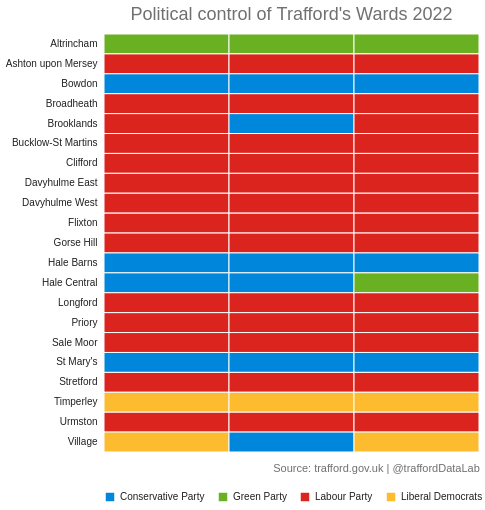

The specification (Vega-Lite) saved for this image:
### Vega-Lite specification from a JSON file in a GitHub repository (floating-point values rounded to 4 significant figures)
{"$schema": "https://vega.github.io/schema/vega-lite/v5.json", "description": "Visualisation showing the party represented by the three councillors in each of Trafford's wards", "autosize": {"type": "fit"}, "width": 475, "height": 500, "title": {"text": "Political control of Trafford's Wards 2022", "offset": 10, "font": "sans-serif", "fontWeight": 400, "fontSize": 18, "color": "#707070"}, "data": {"values": [{"ward": "Altrincham", "councillor_name": "WELTON, Michael John", "councillor_party": "Green Party", "councillor_party_label": "Green Party", "elected_year": "2019", "elected_ordinal": "1"}, {"ward": "Altrincham", "councillor_name": "COGGINS, Geraldine Philomena", "councillor_party": "Green Party", "councillor_party_label": "Green Party", "elected_year": "2021", "elected_ordinal": "2"}, {"ward": "Altrincham", "councillor_name": "JERROME, Dan", "councillor_party": "Green Party", "councillor_party_label": "Green Party", "elected_year": "2022", "elected_ordinal": "3"}, {"ward": "Ashton upon Mersey", "councillor_name": "HARTLEY, Benjamin", "councillor_party": "Labour Party", "councillor_party_label": "Labour Party", "elected_year": "2019", "elected_ordinal": "1"}, {"ward": "Ashton upon Mersey", "councillor_name": "GILBERT, Shona Jane", "councillor_party": "Labour Party", "councillor_party_label": "Labour Party", "elected_year": "2021", "elected_ordinal": "2"}, {"ward": "Ashton upon Mersey", "councillor_name": "O'BRIEN, Tony", "councillor_party": "Labour Party", "councillor_party_label": "Labour Party", "elected_year": "2022", "elected_ordinal": "3"}, {"ward": "Bowdon", "councillor_name": "MIRZA, Mussadak", "councillor_party": "Conservative Party", "councillor_party_label": "Conservative Party", "elected_year": "2021", "elected_ordinal": "1"}, {"ward": "Bowdon", "councillor_name": "WHETTON, Michael Peter", "councillor_party": "Conservative Party", "councillor_party_label": "Conservative Party", "elected_year": "2021", "elected_ordinal": "2"}, {"ward": "Bowdon", "councillor_name": "ZHI, Shengke", "councillor_party": "Conservative Party", "councillor_party_label": "Conservative Party", "elected_year": "2022", "elected_ordinal": "3"}, {"ward": "Broadheath", "councillor_name": "CARR, Serena", "councillor_party": "Labour Party", "councillor_party_label": "Labour Party", "elected_year": "2019", "elected_ordinal": "1"}, {"ward": "Broadheath", "councillor_name": "WESTERN, Denise Ailsa", "councillor_party": "Labour Party", "councillor_party_label": "Labour Party", "elected_year": "2021", "elected_ordinal": "2"}, {"ward": "Broadheath", "councillor_name": "WHYTE, Amy Marie", "councillor_party": "Labour Party", "councillor_party_label": "Labour Party", "elected_year": "2022", "elected_ordinal": "3"}, {"ward": "Brooklands", "councillor_name": "THOMPSON, Rose", "councillor_party": "Labour Party", "councillor_party_label": "Labour Party", "elected_year": "2019", "elected_ordinal": "1"}, {"ward": "Brooklands", "councillor_name": "BOYES, Christopher John [Chris]", "councillor_party": "Conservative Party", "councillor_party_label": "Conservative Party", "elected_year": "2021", "elected_ordinal": "2"}, {"ward": "Brooklands", "councillor_name": "JONES, Will", "councillor_party": "Labour Party", "councillor_party_label": "Labour Party", "elected_year": "2022", "elected_ordinal": "3"}, {"ward": "Bucklow-St Martins", "councillor_name": "WILLIAMS, Aidan James", "councillor_party": "Labour Party", "councillor_party_label": "Labour Party", "elected_year": "2019", "elected_ordinal": "1"}, {"ward": "Bucklow-St Martins", "councillor_name": "WRIGHT, James Alexander", "councillor_party": "Labour Party", "councillor_party_label": "Labour Party", "elected_year": "2021", "elected_ordinal": "2"}, {"ward": "Bucklow-St Martins", "councillor_name": "NEW, Adele Louise", "councillor_party": "Labour Party", "councillor_party_label": "Labour and Co-operative Party", "elected_year": "2022", "elected_ordinal": "3"}, {"ward": "Clifford", "councillor_name": "AKINOLA, Akilah", "councillor_party": "Labour Party", "councillor_party_label": "Labour Party", "elected_year": "2019", "elected_ordinal": "1"}, {"ward": "Clifford", "councillor_name": "HASSAN, Waseem", "councillor_party": "Labour Party", "councillor_party_label": "Labour Party", "elected_year": "2021", "elected_ordinal": "2"}, {"ward": "Clifford", "councillor_name": "TAYLOR, Sophie Rachel", "councillor_party": "Labour Party", "councillor_party_label": "Labour Party", "elected_year": "2022", "elected_ordinal": "3"}, {"ward": "Davyhulme East", "councillor_name": "WINSTANLEY, Barry Gerard", "councillor_party": "Labour Party", "councillor_party_label": "Labour Party", "elected_year": "2019", "elected_ordinal": "1"}, {"ward": "Davyhulme East", "councillor_name": "AXFORD, Jill Margaret", "councillor_party": "Labour Party", "councillor_party_label": "Labour Party", "elected_year": "2021", "elected_ordinal": "2"}, {"ward": "Davyhulme East", "councillor_name": "PROCTER, Shirley Blair", "councillor_party": "Labour Party", "councillor_party_label": "Labour Party", "elected_year": "2022", "elected_ordinal": "3"}, {"ward": "Davyhulme West", "councillor_name": "CARTER, Karina Gay", "councillor_party": "Labour Party", "councillor_party_label": "Labour Party", "elected_year": "2019", "elected_ordinal": "1"}, {"ward": "Davyhulme West", "councillor_name": "MAITLAND, Susan Ann [Sue]", "councillor_party": "Labour Party", "councillor_party_label": "Labour Party", "elected_year": "2021", "elected_ordinal": "2"}, {"ward": "Davyhulme West", "councillor_name": "WHITHAM, Graham", "councillor_party": "Labour Party", "councillor_party_label": "Labour Party", "elected_year": "2022", "elected_ordinal": "3"}, {"ward": "Flixton", "councillor_name": "CARTER, Gerard Anthony [Ged]", "councillor_party": "Labour Party", "councillor_party_label": "Labour Party", "elected_year": "2021", "elected_ordinal": "1"}, {"ward": "Flixton", "councillor_name": "O’SULLIVAN, Dolores Catherine", "councillor_party": "Labour Party", "councillor_party_label": "Labour Party", "elected_year": "2021", "elected_ordinal": "2"}, {"ward": "Flixton", "councillor_name": "THOMAS, Simon Garfield", "councillor_party": "Labour Party", "councillor_party_label": "Labour Party", "elected_year": "2022", "elected_ordinal": "3"}, {"ward": "Gorse Hill", "councillor_name": "WALSH, Laurence James", "councillor_party": "Labour Party", "councillor_party_label": "Labour Party", "elected_year": "2021", "elected_ordinal": "1"}, {"ward": "Gorse Hill", "councillor_name": "ACTON, David", "councillor_party": "Labour Party", "councillor_party_label": "Labour Party", "elected_year": "2022", "elected_ordinal": "2"}, {"ward": "Gorse Hill", "councillor_name": "HORNBY, Fianna Frances Ritchen", "councillor_party": "Labour Party", "councillor_party_label": "Labour Party", "elected_year": "2022", "elected_ordinal": "3"}, {"ward": "Hale Barns", "councillor_name": "MORGAN, David James", "councillor_party": "Conservative Party", "councillor_party_label": "Conservative Party", "elected_year": "2019", "elected_ordinal": "1"}, {"ward": "Hale Barns", "councillor_name": "MYERS, Patrick John", "councillor_party": "Conservative Party", "councillor_party_label": "Conservative Party", "elected_year": "2021", "elected_ordinal": "2"}, {"ward": "Hale Barns", "councillor_name": "BUTT, Dylan", "councillor_party": "Conservative Party", "councillor_party_label": "Conservative Party", "elected_year": "2022", "elected_ordinal": "3"}, {"ward": "Hale Central", "councillor_name": "YOUNG, Patricia Beatrix", "councillor_party": "Conservative Party", "councillor_party_label": "Conservative Party", "elected_year": "2019", "elected_ordinal": "1"}, {"ward": "Hale Central", "councillor_name": "CHALKIN, David Nathan", "councillor_party": "Conservative Party", "councillor_party_label": "Conservative Party", "elected_year": "2021", "elected_ordinal": "2"}, {"ward": "Hale Central", "councillor_name": "LEICESTER, Jane Frances", "councillor_party": "Green Party", "councillor_party_label": "Green Party", "elected_year": "2022", "elected_ordinal": "3"}, {"ward": "Longford", "councillor_name": "HAUGHEY, Sarah Jane", "councillor_party": "Labour Party", "councillor_party_label": "Labour Party", "elected_year": "2021", "elected_ordinal": "1"}, {"ward": "Longford", "councillor_name": "LLOYD, Judith Ann", "councillor_party": "Labour Party", "councillor_party_label": "Labour Party", "elected_year": "2021", "elected_ordinal": "2"}, {"ward": "Longford", "councillor_name": "JARMAN, David Paul", "councillor_party": "Labour Party", "councillor_party_label": "Labour Party", "elected_year": "2022", "elected_ordinal": "3"}, {"ward": "Priory", "councillor_name": "WESTERN, Andrew Howard", "councillor_party": "Labour Party", "councillor_party_label": "Labour Party", "elected_year": "2019", "elected_ordinal": "1"}, {"ward": "Priory", "councillor_name": "BROTHERTON, Barry", "councillor_party": "Labour Party", "councillor_party_label": "Labour Party", "elected_year": "2021", "elected_ordinal": "2"}, {"ward": "Priory", "councillor_name": "DAGNALL, Louise Diane", "councillor_party": "Labour Party", "councillor_party_label": "Labour Party", "elected_year": "2022", "elected_ordinal": "3"}, {"ward": "Sale Moor", "councillor_name": "BENNETT, Joanne Mary", "councillor_party": "Labour Party", "councillor_party_label": "Labour and Co-operative Party", "elected_year": "2019", "elected_ordinal": "1"}, {"ward": "Sale Moor", "councillor_name": "FREEMAN, Michael Edward [Mike]", "councillor_party": "Labour Party", "councillor_party_label": "Labour Party", "elected_year": "2021", "elected_ordinal": "2"}, {"ward": "Sale Moor", "councillor_name": "PATEL, Liz", "councillor_party": "Labour Party", "councillor_party_label": "Labour Party", "elected_year": "2022", "elected_ordinal": "3"}, {"ward": "St Mary's", "councillor_name": "BUNTING, Daniel Edward", "councillor_party": "Conservative Party", "councillor_party_label": "Conservative Party", "elected_year": "2019", "elected_ordinal": "1"}, {"ward": "St Mary's", "councillor_name": "HOLDEN, John Charles", "councillor_party": "Conservative Party", "councillor_party_label": "Conservative Party", "elected_year": "2021", "elected_ordinal": "2"}, {"ward": "St Mary's", "councillor_name": "DUNCAN, Rob", "councillor_party": "Conservative Party", "councillor_party_label": "Conservative Party", "elected_year": "2022", "elected_ordinal": "3"}, {"ward": "Stretford", "councillor_name": "ADSHEAD, Stephen Anthony", "councillor_party": "Labour Party", "councillor_party_label": "Labour Party", "elected_year": "2019", "elected_ordinal": "1"}, {"ward": "Stretford", "councillor_name": "ROSS, Tom William", "councillor_party": "Labour Party", "councillor_party_label": "Labour Party", "elected_year": "2021", "elected_ordinal": "2"}, {"ward": "Stretford", "councillor_name": "SLATER, Jane Winifred", "councillor_party": "Labour Party", "councillor_party_label": "Labour Party", "elected_year": "2022", "elected_ordinal": "3"}, {"ward": "Timperley", "councillor_name": "MINNIS, Meenakshi", "councillor_party": "Liberal Democrats", "councillor_party_label": "Liberal Democrats", "elected_year": "2019", "elected_ordinal": "1"}, {"ward": "Timperley", "councillor_name": "BROPHY, Jane Elisabeth", "councillor_party": "Liberal Democrats", "councillor_party_label": "Liberal Democrats", "elected_year": "2021", "elected_ordinal": "2"}, {"ward": "Timperley", "councillor_name": "FRASS, Will", "councillor_party": "Liberal Democrats", "councillor_party_label": "Liberal Democrats", "elected_year": "2022", "elected_ordinal": "3"}, {"ward": "Urmston", "councillor_name": "HARDING, Joanne", "councillor_party": "Labour Party", "councillor_party_label": "Labour and Co-operative Party", "elected_year": "2019", "elected_ordinal": "1"}, {"ward": "Urmston", "councillor_name": "HYNES, Catherine Louise", "councillor_party": "Labour Party", "councillor_party_label": "Labour Party", "elected_year": "2021", "elected_ordinal": "2"}, {"ward": "Urmston", "councillor_name": "PROCTER, Kevin Alan", "councillor_party": "Labour Party", "councillor_party_label": "Labour Party", "elected_year": "2022", "elected_ordinal": "3"}, {"ward": "Village", "councillor_name": "NEWGROSH, Julian David", "councillor_party": "Liberal Democrats", "councillor_party_label": "Liberal Democrats", "elected_year": "2019", "elected_ordinal": "1"}, {"ward": "Village", "councillor_name": "BLACKBURN, Linda Louise", "councillor_party": "Conservative Party", "councillor_party_label": "Conservative Party", "elected_year": "2021", "elected_ordinal": "2"}, {"ward": "Village", "councillor_name": "ENNIS, Shaun Gavin", "councillor_party": "Liberal Democrats", "councillor_party_label": "Liberal Democrats", "elected_year": "2022", "elected_ordinal": "3"}]}, "encoding": {"x": {"field": "elected_ordinal", "type": "ordinal", "axis": {"labels": false, "description": "Source: trafford.gov.uk | @traffordDataLab", "title": "Source: trafford.gov.uk | @traffordDataLab", "titleX": 272, "titleY": 10, "titleFont": "sans-serif", "titleFontWeight": 300, "titleColor": "#707070"}}, "y": {"field": "ward", "type": "nominal", "axis": {"title": null, "offset": 5, "ticks": false, "minExtent": 70, "domain": false, "labelFont": "sans-serif", "labelColor": "#212121"}}}, "layer": [{"mark": {"type": "rect", "filled": true, "stroke": "#fff"}, "encoding": {"color": {"field": "councillor_party", "type": "ordinal", "scale": {"domain": ["Conservative Party", "Green Party", "Labour Party", "Liberal Democrats"], "range": ["#0087dc", "#6ab023", "#dc241f", "#fdbb30"]}, "legend": {"title": null, "orient": "bottom", "direction": "horizontal", "labelFont": "sans-serif", "labelColor": "#212121"}}, "size": {"value": 100}, "opacity": {"value": 1}, "tooltip": [{"field": "councillor_name", "type": "nominal", "title": "Councillor"}, {"field": "councillor_party_label", "type": "nominal", "title": "Party"}, {"field": "elected_year", "type": "nominal", "title": "Elected"}], "description": {"field": "ward"}}}], "config": {"style": {"cell": {"stroke": "transparent"}}, "axis": {"ticks": false, "domainColor": null}}}
